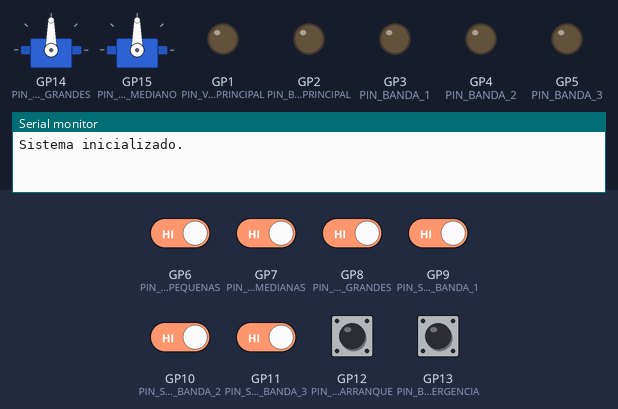
This sketch was run on a simulated Raspberry Pi Pico. Parts: 2 × servo, output pins drawn as LEDs (lit = HIGH), the last lines printed to the serial monitor. The test bench sets the inputs (shaded band); at power-on: GP6 (PIN_SENSOR_PEQUENAS), GP7 (PIN_SENSOR_MEDIANAS), GP8 (PIN_SENSOR_GRANDES), GP9 (PIN_SENSOR_BANDA_1), GP10 (PIN_SENSOR_BANDA_2), GP11 (PIN_SENSOR_BANDA_3), GP12 (PIN_BOTON_ARRANQUE), GP13 (PIN_BOTON_EMERGENCIA) HIGH.

Above: at 1.2 s.
1.3 s: GP12 (PIN_BOTON_ARRANQUE) pulled LOW for 0.15 s
At 1.9 s:
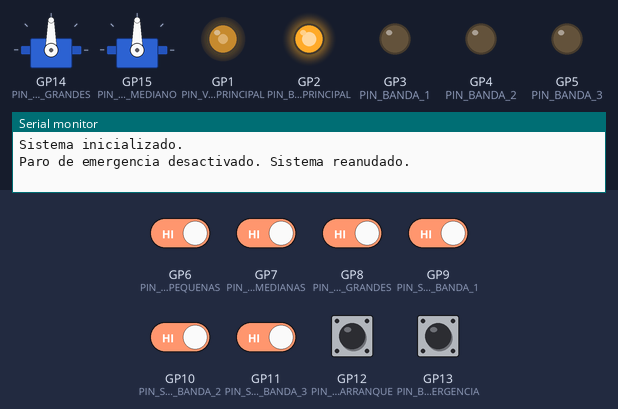
2.9 s: GP7 (PIN_SENSOR_MEDIANAS) driven LOW
At 3.15 s:
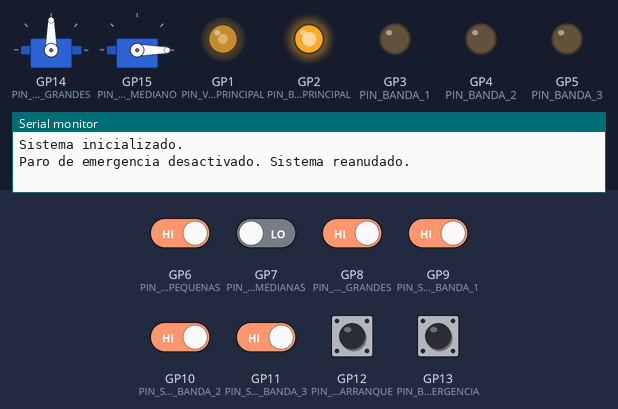
5.9 s: GP13 (PIN_BOTON_EMERGENCIA) pulled LOW for 0.15 s
At 6.6 s:
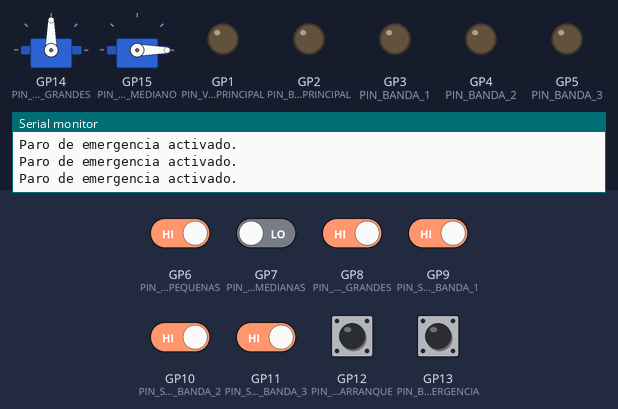
7.5 s: GP12 (PIN_BOTON_ARRANQUE) pulled LOW for 1 s
At 7.6 s:
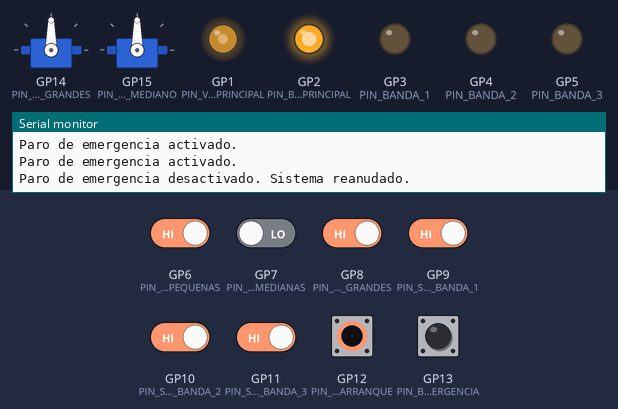
10.5 s: GP8 (PIN_SENSOR_GRANDES) driven LOW
At 10.75 s:
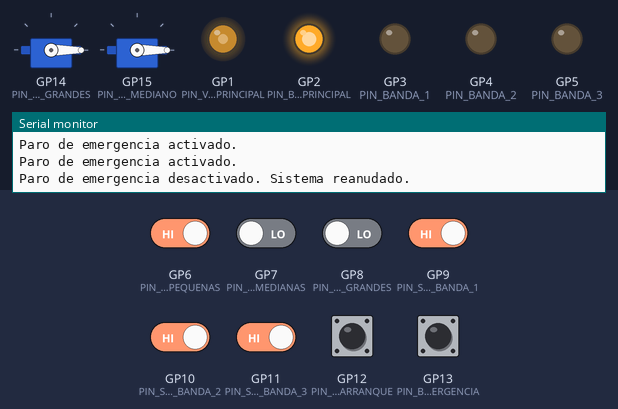
13.5 s: GP9 (PIN_SENSOR_BANDA_1) driven LOW
At 13.6 s:
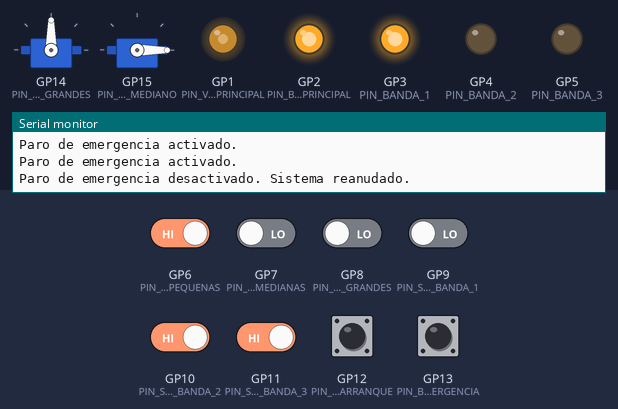
Timing chart, 0 to 17.5 s (numbered marks = the images above; inputs shaded):
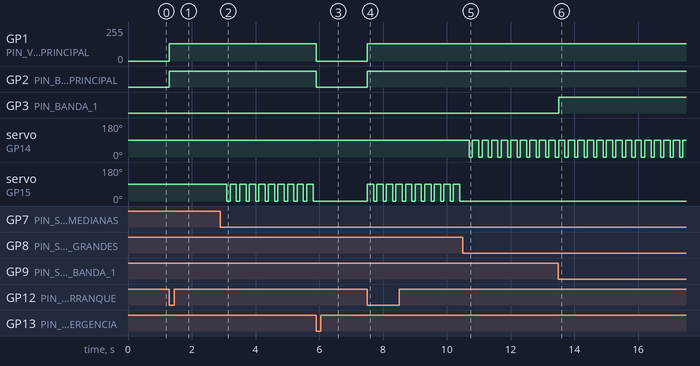

The sketch:

Proyecto.ino
```cpp
#include "FreeRTOS.h"
#include "task.h"
#include <stdio.h>
#include "pico/stdlib.h"
#include "timers.h"
#include <array>
#include "semphr.h"
#include <queue.h>
#include <Servo.h>

// Pines y configuraciones
#define PIN_VELOCIDAD_BANDA_PRINCIPAL 1
#define PIN_BANDA_PRINCIPAL 2
#define PIN_BANDA_1 3
#define PIN_BANDA_2 4
#define PIN_BANDA_3 5

#define PIN_SENSOR_PEQUENAS 6
#define PIN_SENSOR_MEDIANAS 7
#define PIN_SENSOR_GRANDES 8

#define PIN_SENSOR_BANDA_1 9
#define PIN_SENSOR_BANDA_2 10
#define PIN_SENSOR_BANDA_3 11

#define PIN_BOTON_ARRANQUE 12
#define PIN_BOTON_EMERGENCIA 13

#define PIN_SERVO_GRANDES 14
#define PIN_SERVO_MEDIANO 15

#define OBJETO_DETECTADO LOW

// Variables globales
volatile int velocidadBandaPrincipal = 128; // Velocidad inicial (0-255)
volatile bool paroEmergencia = true;
volatile int contadorPequenas = 0, contadorMedianas = 0, contadorGrandes = 0;
static QueueHandle_t queue;
TimerHandle_t timerBanda1, timerBanda2, timerBanda3;
Servo servoGrandes, servoMedianas;
TaskHandle_t handleControlBandaPrincipal, handleClasificacionCajas, handleControlBandasSecundarias, handleUART;


// Declaración de funciones
void tareaControlBandaPrincipal(void *pvParameters);
void tareaClasificacionCajas(void *pvParameters);
void tareaControlBandasSecundarias(void *pvParameters);
void tareaParoEmergencia(void *pvParameters);
void tareaActualizacionVelocidad(void *pvParameters);
void tareaContadorPaquetes(void *pvParameters);

// Prototipos de funciones de callback para temporizadores
void callbackTimerBanda1(TimerHandle_t xTimer);
void callbackTimerBanda2(TimerHandle_t xTimer);
void callbackTimerBanda3(TimerHandle_t xTimer);


void setup() {
  Serial.begin(115200);

  // Configuración de pines
  pinMode(PIN_VELOCIDAD_BANDA_PRINCIPAL, OUTPUT);
  pinMode(PIN_BANDA_PRINCIPAL, OUTPUT);
  pinMode(PIN_BANDA_1, OUTPUT);
  pinMode(PIN_BANDA_2, OUTPUT);
  pinMode(PIN_BANDA_3, OUTPUT);

  pinMode(PIN_SENSOR_PEQUENAS, INPUT_PULLUP);
  pinMode(PIN_SENSOR_MEDIANAS, INPUT_PULLUP);
  pinMode(PIN_SENSOR_GRANDES, INPUT_PULLUP);
  pinMode(PIN_SENSOR_BANDA_1, INPUT_PULLUP);
  pinMode(PIN_SENSOR_BANDA_2, INPUT_PULLUP);
  pinMode(PIN_SENSOR_BANDA_3, INPUT_PULLUP);

  pinMode(PIN_BOTON_ARRANQUE, INPUT_PULLUP);
  pinMode(PIN_BOTON_EMERGENCIA, INPUT_PULLUP);

  // Configuración de servos
  servoGrandes.attach(PIN_SERVO_GRANDES);
  servoMedianas.attach(PIN_SERVO_MEDIANO);

  // Crear temporizadores para las bandas
  timerBanda1 = xTimerCreate("TimerBanda1", pdMS_TO_TICKS(10000), pdFALSE, NULL, callbackTimerBanda1);
  timerBanda2 = xTimerCreate("TimerBanda2", pdMS_TO_TICKS(10000), pdFALSE, NULL, callbackTimerBanda2);
  timerBanda3 = xTimerCreate("TimerBanda3", pdMS_TO_TICKS(10000), pdFALSE, NULL, callbackTimerBanda3);

  if (timerBanda1 == NULL || timerBanda2 == NULL || timerBanda3 == NULL) {
    Serial.println("Error al crear temporizadores.");
    while (1);
  }

  // Crear tareas y guardar los manejadores
  xTaskCreate(tareaControlBandaPrincipal, "BandaPrincipal", 1024, NULL, 1, &handleControlBandaPrincipal);
  xTaskCreate(tareaClasificacionCajas, "Clasificacion", 1024, NULL, 1, &handleClasificacionCajas);
  xTaskCreate(tareaControlBandasSecundarias, "BandasSecundarias", 1024, NULL, 1, &handleControlBandasSecundarias);
  xTaskCreate(tareaParoEmergencia, "ParoEmergencia", 1024, NULL, 2, NULL);
  xTaskCreate(tareaUART, "UART", 1024, NULL, 1, &handleUART);

  Serial.println("Sistema inicializado.");

  // Detener todas las tareas
  vTaskSuspend(handleControlBandaPrincipal);
  vTaskSuspend(handleClasificacionCajas);
  vTaskSuspend(handleControlBandasSecundarias);
  vTaskSuspend(handleUART);
}

void loop() {
  // El bucle principal queda vacío porque FreeRTOS maneja las tareas
}

// Tarea para controlar la banda principal
void tareaControlBandaPrincipal(void *pvParameters) {
  while (1) {
    if (!paroEmergencia) {
      digitalWrite(PIN_BANDA_PRINCIPAL, HIGH);
      analogWrite(PIN_VELOCIDAD_BANDA_PRINCIPAL, velocidadBandaPrincipal);
    } else {

      digitalWrite(PIN_BANDA_PRINCIPAL, LOW);
      analogWrite(PIN_VELOCIDAD_BANDA_PRINCIPAL, 0);
    }
    vTaskDelay(10 / portTICK_PERIOD_MS); // 10 ms
  }
}

// Tarea para clasificar cajas
void tareaClasificacionCajas(void *pvParameters) {
  while (1) {

    if (digitalRead(PIN_SENSOR_GRANDES) == OBJETO_DETECTADO) {
      contadorGrandes++;
      servoGrandes.write(90);
      vTaskDelay(pdMS_TO_TICKS(200));
      servoGrandes.write(0);
      //xQueueSend(queue, (void *)"Banda3", portMAX_DELAY);
    } else if (digitalRead(PIN_SENSOR_MEDIANAS) == OBJETO_DETECTADO) {
      contadorMedianas++;
      servoMedianas.write(90);
      vTaskDelay(pdMS_TO_TICKS(200));
      servoMedianas.write(0);
      //xQueueSend(queue, (void *)"Banda2", portMAX_DELAY);
    } else if (digitalRead(PIN_SENSOR_PEQUENAS) == OBJETO_DETECTADO) {
      contadorPequenas++;
      //xQueueSend(queue, (void *)"Banda1", portMAX_DELAY);
    }
    vTaskDelay(100 / portTICK_PERIOD_MS); // 100 ms
  }
}

// Tarea para controlar las bandas secundarias
void tareaControlBandasSecundarias(void *pvParameters) {
  //char *banda;
  while (1) {

    if(!digitalRead(PIN_SENSOR_BANDA_1)){
      digitalWrite(PIN_BANDA_1, HIGH);
      xTimerStart(timerBanda1, 0);
    } else if(!digitalRead(PIN_SENSOR_BANDA_2)){
      digitalWrite(PIN_BANDA_2, HIGH);
      xTimerStart(timerBanda2, 0);
    } else if(!digitalRead(PIN_SENSOR_BANDA_3)){
      digitalWrite(PIN_BANDA_3, HIGH);
      xTimerStart(timerBanda3, 0);
    }
    vTaskDelay(pdMS_TO_TICKS(100));

  }
}

// Tarea para manejar el paro de emergencia
void tareaParoEmergencia(void *pvParameters) {
  while (1) {

    if (digitalRead(PIN_BOTON_EMERGENCIA) == LOW) {
      paroEmergencia = true;

       // Detener todas las tareas
      vTaskSuspend(handleControlBandaPrincipal);
      vTaskSuspend(handleClasificacionCajas);
      vTaskSuspend(handleControlBandasSecundarias);
      vTaskSuspend(handleUART);

      // Apagar motores
      digitalWrite(PIN_BANDA_PRINCIPAL, LOW);
      digitalWrite(PIN_BANDA_1, LOW);
      digitalWrite(PIN_BANDA_2, LOW);
      digitalWrite(PIN_BANDA_3, LOW);
      analogWrite(PIN_VELOCIDAD_BANDA_PRINCIPAL, 0);


      Serial.println("Paro de emergencia activado.");
    } else if (digitalRead(PIN_BOTON_ARRANQUE) == LOW && paroEmergencia) {
      paroEmergencia = false;

      // Reanudar todas las tareas
      vTaskResume(handleControlBandaPrincipal);
      vTaskResume(handleClasificacionCajas);
      vTaskResume(handleControlBandasSecundarias);
      vTaskResume(handleUART);

      Serial.println("Paro de emergencia desactivado. Sistema reanudado.");
    }
    vTaskDelay(50 / portTICK_PERIOD_MS);
  }
}

// Tarea para peticiones del usuario
void tareaUART(void *pvParameters) {
  const size_t bufferSize = 32; // Tamaño máximo para el comando
  char inputBuffer[bufferSize] = {0}; // Buffer para la entrada serial
  char inputNum[bufferSize] = {0};
  const char* comandoActualizarVelocidad = "VEL";
  const char* comandoConteo = "CONTEO";

  while (1) {
    ;
    if (Serial.available()) {

      size_t len = Serial.readBytesUntil('\n', inputBuffer, bufferSize - 1);
      inputBuffer[len] = '\0';
      for (size_t i = 0; i < len; i++) {
        if (inputBuffer[i] == '\r') {
          inputBuffer[i] = '\0';
        }
      }

      if(strcmp(inputBuffer, comandoActualizarVelocidad) == 0){
        Serial.print("Introduzca un valor entre 0 y 255: ");

        bool banderaEsperandoVelocidad = true;

        do{
          if (Serial.available() > 0) {
            int index = 0;
            while (Serial.available() && index < sizeof(inputBuffer) - 1) {
              inputBuffer[index++] = Serial.read();
              vTaskDelay(10 / portTICK_PERIOD_MS);
            }
            inputBuffer[index] = '\0'; // Terminar el comando
            banderaEsperandoVelocidad = false;
          }
          vTaskDelay(pdMS_TO_TICKS(50));
        }while(banderaEsperandoVelocidad);

        int nuevaVelocidad = atoi(inputBuffer);

        Serial.println("Velocidad actualizada.");

        if (nuevaVelocidad >= 0 && nuevaVelocidad <= 255)
          velocidadBandaPrincipal = nuevaVelocidad;
        else
          Serial.println("Valor no válido.");
      } else if(strcmp(inputBuffer, comandoConteo) == 0) {

        Serial.print("Pequeñas: ");
        Serial.println(contadorPequenas);
        Serial.print("Medianas: ");
        Serial.println(contadorMedianas);
        Serial.print("Grandes: ");
        Serial.println(contadorGrandes);

      } else {

        Serial.println("Comando no reconocido.");
      }

    }

    memset(inputBuffer, 0, bufferSize); // Limpiar el buffer

    vTaskDelay(100 / portTICK_PERIOD_MS);
  }
}

void callbackTimerBanda1(TimerHandle_t xTimer){
  // apagar banda 1
  digitalWrite(PIN_BANDA_1, LOW);
}
void callbackTimerBanda2(TimerHandle_t xTimer){
  // apagar banda 2
  digitalWrite(PIN_BANDA_2, LOW);
}
void callbackTimerBanda3(TimerHandle_t xTimer){
  // apagar banda 3
  digitalWrite(PIN_BANDA_3, LOW);
}
```

Measured:
- after the input at 1.3 s, GP1 (PIN_VELOCIDAD_BANDA_PRINCIPAL): 0/255 → 128/255 at once; GP2 (PIN_BANDA_PRINCIPAL): LOW → HIGH at once
- after the input at 2.9 s, servo on GP15 (PIN_SERVO_MEDIANO): alternates 90° for 0.20 s and 0° for 0.10 s, starting after 0.20 s
- after the input at 5.9 s, GP1 (PIN_VELOCIDAD_BANDA_PRINCIPAL): 128/255 → 0/255 at once; GP2 (PIN_BANDA_PRINCIPAL): HIGH → LOW at once; servo on GP15 (PIN_SERVO_MEDIANO): stops changing and stays 0°
- after the input at 7.5 s, GP1 (PIN_VELOCIDAD_BANDA_PRINCIPAL): 0/255 → 128/255 at once; GP2 (PIN_BANDA_PRINCIPAL): LOW → HIGH at once; servo on GP15 (PIN_SERVO_MEDIANO): alternates 90° for 0.20 s and 0° for 0.10 s, starting at once
- after the input at 10.5 s, servo on GP14 (PIN_SERVO_GRANDES): alternates 90° for 0.20 s and 0° for 0.10 s, starting after 0.20 s; servo on GP15 (PIN_SERVO_MEDIANO): stops changing and stays 0°
- after the input at 13.5 s, GP3 (PIN_BANDA_1): LOW → HIGH at once
